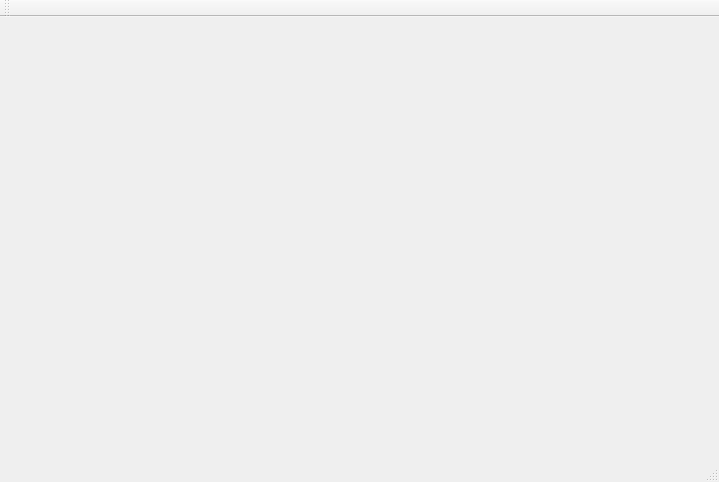
<?xml version="1.0" encoding="UTF-8"?>
<ui version="4.0">
 <class>MainWindow</class>
 <widget class="QMainWindow" name="MainWindow">
  <property name="geometry">
   <rect>
    <x>0</x>
    <y>0</y>
    <width>719</width>
    <height>482</height>
   </rect>
  </property>
  <property name="windowTitle">
   <string>MainWindow</string>
  </property>
  <widget class="QWidget" name="centralWidget">
   <widget class="QCustomPlot" name="widgetPlot" native="true">
    <property name="geometry">
     <rect>
      <x>39</x>
      <y>19</y>
      <width>651</width>
      <height>391</height>
     </rect>
    </property>
   </widget>
  </widget>
  <widget class="QMenuBar" name="menuBar">
   <property name="geometry">
    <rect>
     <x>0</x>
     <y>0</y>
     <width>719</width>
     <height>23</height>
    </rect>
   </property>
  </widget>
  <widget class="QToolBar" name="mainToolBar">
   <attribute name="toolBarArea">
    <enum>TopToolBarArea</enum>
   </attribute>
   <attribute name="toolBarBreak">
    <bool>false</bool>
   </attribute>
  </widget>
  <widget class="QStatusBar" name="statusBar"/>
 </widget>
 <layoutdefault spacing="6" margin="11"/>
 <customwidgets>
  <customwidget>
   <class>QCustomPlot</class>
   <extends>QWidget</extends>
   <header>../../qcustomplot.h</header>
   <container>1</container>
  </customwidget>
 </customwidgets>
 <resources/>
 <connections/>
</ui>
